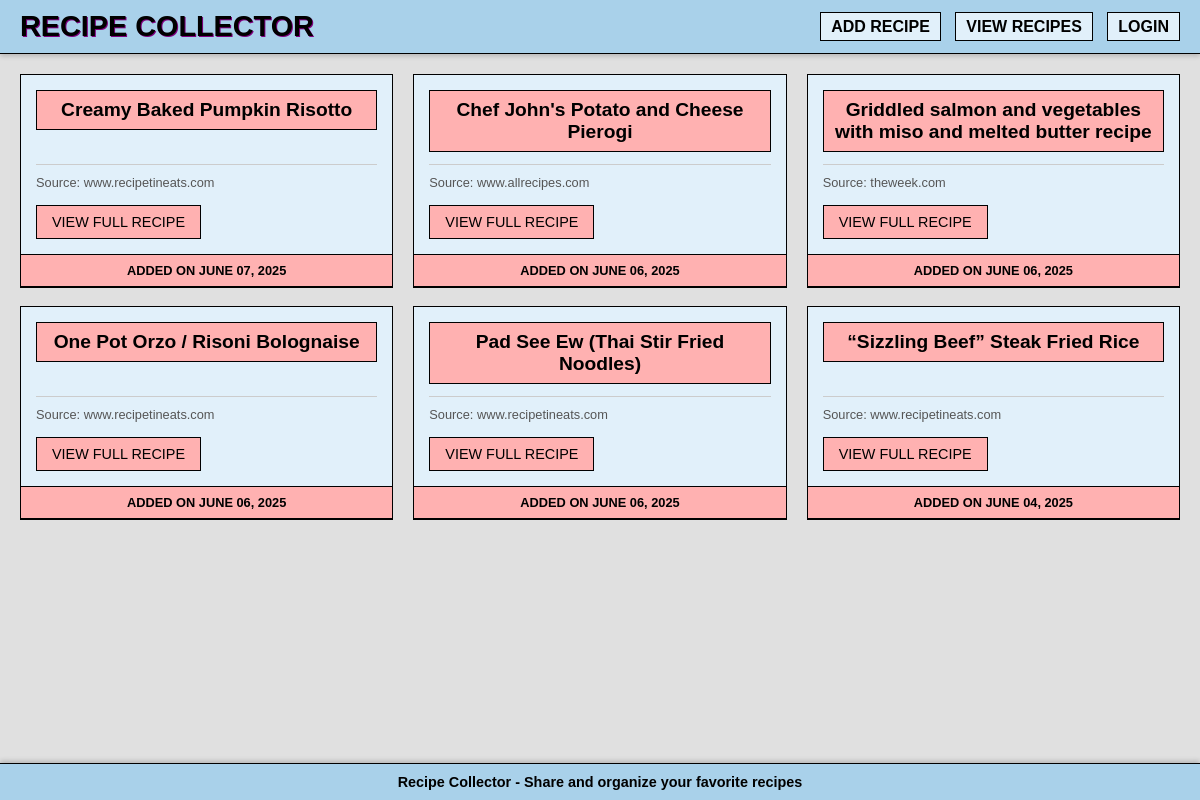
Before: / with the older database file.
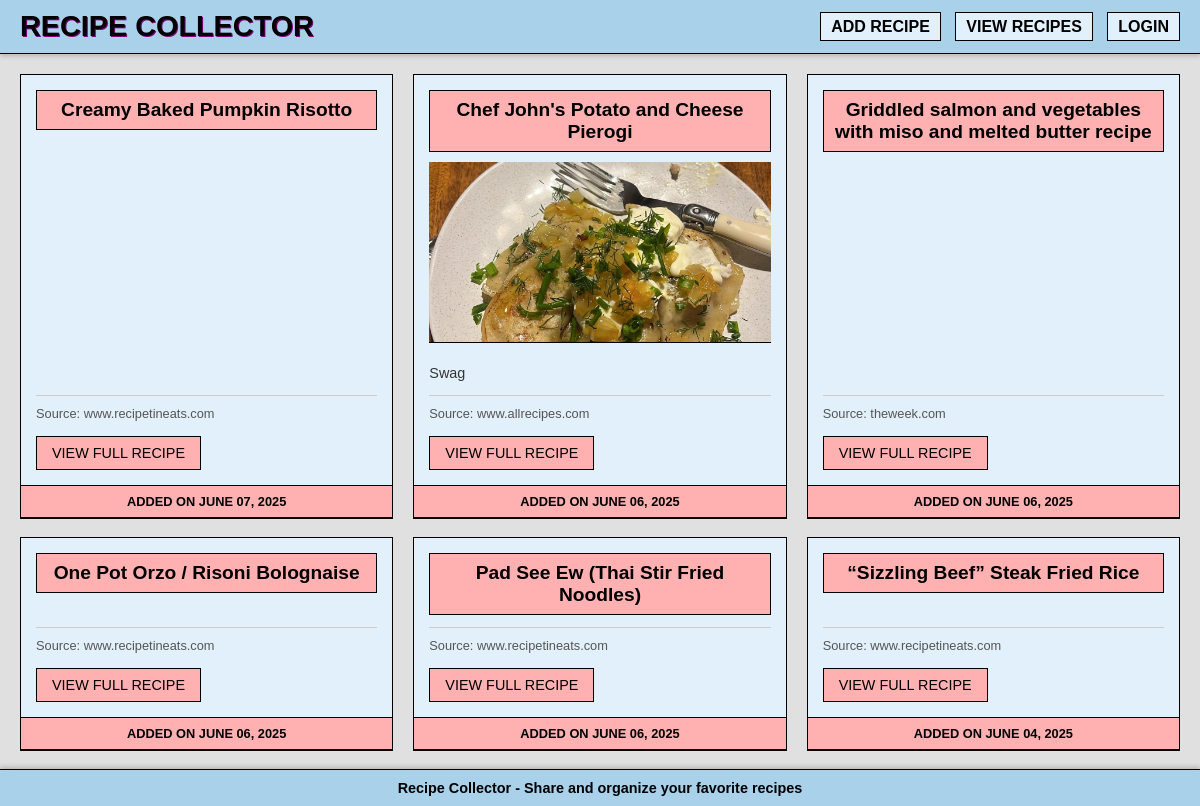
After: the same page with the newer database file.
### app.py (models this page shows, shortened)
class Recipe(db.Model):
    __tablename__ = 'recipe'  # Explicitly set table name
    id = db.Column(db.Integer, primary_key=True)
    title = db.Column(db.String(200), nullable=False)
    ingredients = db.Column(db.Text, nullable=False)
    instructions = db.Column(db.Text, nullable=False)
    source_url = db.Column(db.String(500), nullable=False)
    source_name = db.Column(db.String(200), nullable=False)
    image_url = db.Column(db.String(500), nullable=True)
    created_at = db.Column(db.DateTime, default=datetime.utcnow)
    my_comment = db.Column(db.Text, nullable=True)  # New field for your personal comment

### app.py (the view)
@app.route('/')
def home():
    all_recipes = Recipe.query.order_by(Recipe.created_at.desc()).all()
    return render_template('recipes.html', recipes=all_recipes, logged_in=session.get('logged_in', False))

### templates/recipes.html (shortened to what this page needs)
{% extends "base.html" %}
{% block content %}
<div class="recipes-grid">
    {% for recipe in recipes %}
    <div class="recipe-card">
        <div class="recipe-content-area">
            <h2 class="recipe-title-box">{{ recipe.title }}</h2>
            {% if recipe.image_url %}
            <div class="recipe-image">
                <img src="{{ url_for('uploaded_file', filename=recipe.image_url) }}" alt="{{ recipe.title }}">
            </div>
            {% endif %}
            {% if recipe.my_comment %}
            <div class="my-comment">
                {{ recipe.my_comment }}
            </div>
            {% endif %}
            <div class="recipe-source">
                Source: {{ recipe.source_name }}
            </div>
            <a href="{{ url_for('recipe_detail', recipe_id=recipe.id) }}" class="view-full-recipe-button">
                VIEW FULL RECIPE
            </a>
        </div>
        <div class="recipe-date-box">
            ADDED ON {{ recipe.created_at.strftime('%B %d, %Y') | upper }}
        </div>
    </div>
    {% endfor %}
</div>
{% endblock %}

### templates/base.html (shortened to what this page needs)
<!DOCTYPE html>
<html lang="en">
<head>
</head>
<body>
    <header class="site-header">
        <a href="{{ url_for('home') }}" class="logo">RECIPE COLLECTOR</a>
        <nav class="site-nav">
            <a href="{{ url_for('index') }}">ADD RECIPE</a>
            <a href="{{ url_for('recipes') }}">VIEW RECIPES</a>
            {% if session.logged_in %}
            <a href="{{ url_for('logout') }}">LOGOUT</a>
            {% else %}
            <a href="{{ url_for('login') }}">LOGIN</a>
            {% endif %}
        </nav>
    </header>
    <main>
        {% block content %}{% endblock %}
    </main>
    <footer class="site-footer">
        Recipe Collector - Share and organize your favorite recipes
    </footer>
</body>
</html>

### templates/base.html (style rules this page uses)
body { background-color: #ddeff2; font-family: 'Arial', sans-serif; color: #000; margin: 0; padding: 0; display: flex; flex-direction: column; min-height: 100vh; }
.site-header { background-color: #a9d1ea; border-bottom: 1px solid #000; padding: 10px 20px; display: flex; justify-content: space-between; align-items: center; box-shadow: 0 2px 5px rgba(0,0,0,0.2); }
.site-header .logo { font-size: 1.8em; font-weight: bold; color: #000; text-decoration: none; text-shadow: 1px 1px #800080; }
.site-nav a { color: #000; text-decoration: none; font-weight: bold; padding: 5px 10px; border: 1px solid #000; background-color: #e1f0fa; margin-left: 10px; border-radius: 0; transition: background-color 0.1s; }
main { flex-grow: 1; }
.site-footer { background-color: #a9d1ea; border-top: 1px solid #000; padding: 10px 20px; text-align: center; color: #000; font-size: 0.9em; font-weight: bold; box-shadow: 0 -2px 5px rgba(0,0,0,0.2); margin-top: auto; }

### templates/recipes.html (style rules this page uses)
body { background-color: #e0e0e0; font-family: 'Arial', sans-serif; color: #000; }
.recipes-grid { display: grid; grid-template-columns: repeat(auto-fill, minmax(300px, 1fr)); gap: 20px; padding: 20px; max-width: 1200px; margin: 0 auto; }
.recipe-card { background: #e1f0fa; border-radius: 0; box-shadow: none; border: 1px solid #000; transition: none; display: flex; flex-direction: column; height: 100%; }
.recipe-content-area { padding: 15px; flex-grow: 1; display: flex; flex-direction: column; }
.recipe-title-box { margin: 0 0 10px 0; font-size: 1.2em; color: #000; background-color: #ffb1b1; padding: 8px; border: 1px solid #000; text-align: center; font-weight: bold; text-shadow: none; }
.recipe-image { width: 100%; height: 180px; overflow: hidden; border-bottom: 1px solid #000; margin-bottom: 10px; }
.recipe-image img { width: 100%; height: 100%; object-fit: cover; }
.my-comment { font-size: 0.9em; color: #333; margin: 10px 0; line-height: 1.4; display: -webkit-box; -webkit-line-clamp: 3; -webkit-box-orient: vertical; overflow: hidden; background-color: transparent; padding: 0; border: none; }
.recipe-source { font-size: 0.8em; color: #555; margin-top: auto; padding-top: 10px; border-top: 1px solid #ccc; }
.view-full-recipe-button { display: inline-block; background-color: #ffb1b1; color: #000; padding: 8px 15px; font-size: 0.9em; border: 1px solid #000; border-radius: 0; cursor: pointer; text-align: center; text-decoration: none; margin-top: 15px; align-self: flex-start; }
.recipe-date-box { background-color: #ffb1b1; color: #000; padding: 8px; border-top: 1px solid #000; border-bottom: 1px solid #000; text-align: center; font-size: 0.8em; font-weight: bold; margin-top: auto; }

Changed rows visible on the page:
changed Recipe "Chef John's Potato and Cheese Pierogi": image_url: picture added; my_comment (not shown) → "Swag"
